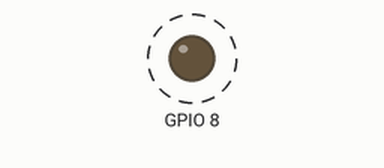
The sketch below on a simulated ESP32-S3. On the bench: output pins drawn as LEDs (lit = HIGH). Wiring (inferred from the names in the program): 24Cxx EEPROM at I2C address 0x50. Dashed ring = blinking. EEPROM starts erased; what the sketch prints to the serial monitor is not drawn.

Above: at 0.3 s.
Timing chart, 0 to 3.1 s (numbered marks = the images above):
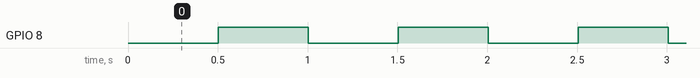

Measured:
- by itself, GPIO 8: alternates HIGH for 0.50 s and LOW for 0.50 s

The sketch:

24c32_esp32c3.ino
```cpp
#include <24c32.h>

// === SETUP ===
void setup() {
  Serial.begin(115200);
  while (!Serial);
  delay(100);
  Serial.println("Reset.");

  // Initialize Wire and library: SDA=GPIO8, SCL=GPIO9 (ESP32-C3 Default)
  eeprom_begin(Wire, 8, 9, 0x50, 30000UL);
  // Set wire clock to 400kHz
  Wire.setClock(400000);

  eeprom_init();
  pinMode(8, OUTPUT);

  Serial.println(F("=== 24C32 EEPROM READY ==="));
}

// === MAIN LOOP ===
void loop() {
  static unsigned long heartbeat = 0;
  static unsigned long stats = 0;

  // HEARTBEAT (500ms)
  if (millis() - heartbeat > 500) {
    digitalWrite(8, !digitalRead(8));
    heartbeat = millis();
  }

  // STATS (5s)
  static unsigned long last_stats = 0;
  if (millis() - last_stats > 5000) {
    last_stats = millis();
    Serial.printf("[Uptime: %lu] Dirty: %s\n",
                  millis()/1000, eeprom_isDirty() ? "YES" : "NO");
  }

  // AUTO-COMMIT (30s)
  eeprom_commitIfNeeded();

  // === YOUR APPLICATION HERE ===
  // eeprom_update(42, sensor_value);
}
```

24c32.h
```cpp
#ifndef TWENTYFOURC32_H
#define TWENTYFOURC32_H

#include <Arduino.h>
#include <Wire.h>
#include <stdint.h>

class TwentyFourC32 {
public:
  // Defaults match 24C32 / ESP32-C3 sketch
  static constexpr uint8_t DEFAULT_I2C_ADDR = 0x50;
  static constexpr uint16_t EEPROM_SIZE = 4096;   // 32Kbit = 4KB
  static constexpr uint8_t PAGE_SIZE = 32;        // 24C32 Page Limit
  static constexpr unsigned long DEFAULT_COMMIT_MS = 30000UL;

  TwentyFourC32();

  // begin: optionally provide Wire instance and pins (ESP32-C3 SDA/SCL),
  // device address and auto-commit interval.
  // If you call begin with custom pins the library will call wire.begin(sda, scl).
  void begin(TwoWire &wire = Wire, int sda = 8, int scl = 9,
             uint8_t i2c_addr = DEFAULT_I2C_ADDR,
             unsigned long commit_ms = DEFAULT_COMMIT_MS);

  // Load EEPROM into RAM buffer (blocking)
  void init();

  // Update a byte in the RAM buffer (marks page dirty). Returns true if changed.
  bool update(int addr, uint8_t value);

  // Read a byte from the RAM buffer
  uint8_t read(int addr) const;

  // Commit all dirty pages to EEPROM (blocking)
  void commit();

  // Commit if auto-commit timeout elapsed (no-op if not dirty)
  void commitIfNeeded();

  // Helpers
  bool isDirty() const;
  unsigned long lastCommit() const;
  const uint8_t* getBuffer() const;

private:
  TwoWire* _wire;
  uint8_t _i2c_addr;
  unsigned long _commit_ms;

  uint8_t _buffer[EEPROM_SIZE];
  bool _buffer_dirty;
  unsigned long _last_commit;
  bool _page_dirty[EEPROM_SIZE / PAGE_SIZE];

  // internal helpers
  void readFullBuffer();
  void writePage(int page_idx);
};

//
// Backwards-compatible global instance + C-style API
//
extern TwentyFourC32 EEPROM24C32;

// Old-style function names for compatibility with sketches:
void eeprom_begin(TwoWire &wire = Wire, int sda = 8, int scl = 9,
                  uint8_t i2c_addr = TwentyFourC32::DEFAULT_I2C_ADDR,
                  unsigned long commit_ms = TwentyFourC32::DEFAULT_COMMIT_MS);
void eeprom_init();
bool eeprom_update(int addr, uint8_t val);
uint8_t eeprom_read(int addr);
void eeprom_commit();
void eeprom_commitIfNeeded();
bool eeprom_isDirty();
unsigned long eeprom_lastCommit();
const uint8_t* eeprom_getBuffer();

#endif // TWENTYFOURC32_H
```
